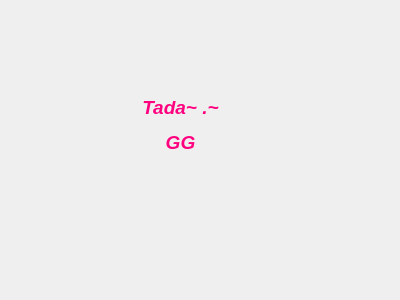
<?xml version="1.0" encoding="UTF-8"?>
<ui version="4.0">
 <class>WarningDialog</class>
 <widget class="QDialog" name="WarningDialog">
  <property name="geometry">
   <rect>
    <x>0</x>
    <y>0</y>
    <width>400</width>
    <height>300</height>
   </rect>
  </property>
  <property name="windowTitle">
   <string>Dialog</string>
  </property>
  <widget class="QLabel" name="label">
   <property name="geometry">
    <rect>
     <x>60</x>
     <y>30</y>
     <width>241</width>
     <height>191</height>
    </rect>
   </property>
   <property name="text">
    <string>&lt;html&gt;&lt;head/&gt;&lt;body&gt;&lt;p align=&quot;center&quot;&gt;&lt;span style=&quot; font-size:14pt; font-weight:600; font-style:italic; color:#ff007f;&quot;&gt;Tada~ .~&lt;/span&gt;&lt;/p&gt;&lt;p align=&quot;center&quot;&gt;&lt;span style=&quot; font-size:14pt; font-weight:600; font-style:italic; color:#ff007f;&quot;&gt;GG&lt;/span&gt;&lt;/p&gt;&lt;/body&gt;&lt;/html&gt;</string>
   </property>
  </widget>
 </widget>
 <resources/>
 <connections/>
</ui>
